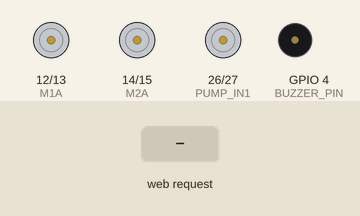
Simulated run of this sketch. Board: ESP32. On the bench: motor-driver pin pairs drawn as motors (green arrow = first pin HIGH = forward, orange = second pin HIGH = backward, longer = more drive), buzzer (waves = sounding, pin HIGH). Inputs (shaded band) come from the test bench. What the sketch prints to the serial monitor is not drawn.

Above: at 1.2 s.
1.3 s: HTTP request GET /forward received
At 1.9 s:
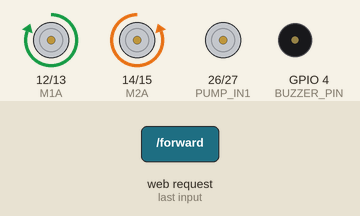
2.8 s: HTTP request GET /backward received
At 4.0 s:
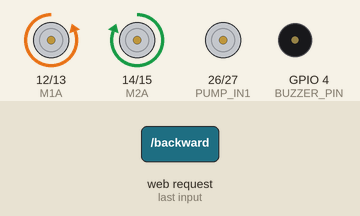
4.3 s: HTTP request GET /left received
At 5.4 s:
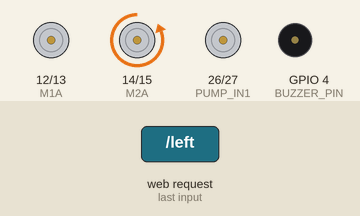
5.8 s: HTTP request GET /right received
At 6.5 s:
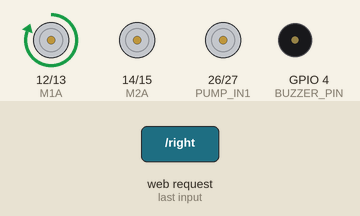
7.3 s: HTTP request GET /pump_on received
At 7.7 s:
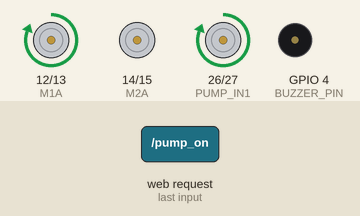
8.8 s: HTTP request GET /stop received
At 10.0 s:
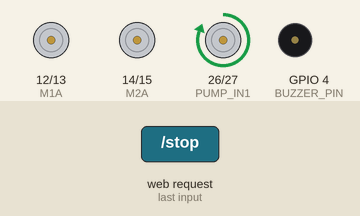
Timing chart, 0 to 11.3 s (numbered marks = the images above; inputs shaded):
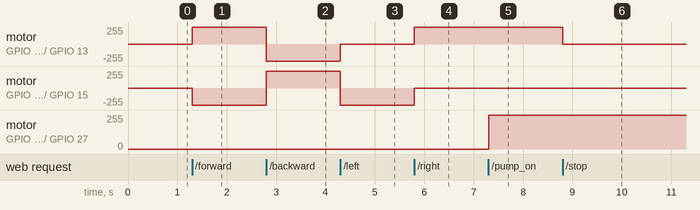

The sketch:

medbot_with_timer.ino
```cpp
#include <WiFi.h>
#include <WebServer.h>

// ================= WIFI AP =================
const char* ssid = "Enter your wifi name";
const char* password = "Enter your wifi password";

// ================= MOTOR PINS =================
#define M1A 12
#define M1B 13
#define M2A 14
#define M2B 15

// ================= PUMP (L298N) =================
#define PUMP_IN1 26
#define PUMP_IN2 27

#define BUZZER_PIN 4

WebServer server(80);

// ================= ALARM VARIABLES =================
unsigned long alarmMillis = 0;
bool alarmSet = false;
bool buzzerActive = false;
unsigned long buzzerStartTime = 0;

// ================= HTML PAGE =================
const char MAIN_page[] PROGMEM = R"rawliteral(
<!DOCTYPE html>
<html>
<head>
<meta name="viewport" content="width=device-width, initial-scale=1">
<title>Medical Robot</title>
<style>
body{
  font-family:Arial;
  background:#f4f6f8;
  display:flex;
  flex-direction:column;
  align-items:center;
}

h2,h3{margin:10px;}

.control{
  display:grid;
  grid-template-columns:80px 80px 80px;
  grid-template-rows:60px 60px 60px;
  gap:10px;
  margin:15px;
}

button{
  font-size:14px;
  border:none;
  border-radius:8px;
  color:white;
}

/* MOTOR BUTTONS */
.forward{background:#27ae60; grid-column:2; grid-row:1;}
.left{background:#2980b9; grid-column:1; grid-row:2;}
.stop{background:#c0392b; grid-column:2; grid-row:2;}
.right{background:#2980b9; grid-column:3; grid-row:2;}
.backward{background:#e67e22; grid-column:2; grid-row:3;}

/* PUMP BUTTONS (UPDATED) */
.pump-container{
  display:flex;
  gap:20px;
  margin:15px 0;
}

.pump-on,
.pump-off{
  width:170px;
  height:55px;
  font-size:17px;
}

.pump-on{background:#8e44ad;}
.pump-off{background:#7f8c8d;}

.alarm{background:#16a085;}

input{
  width:160px;
  height:40px;
  margin:6px;
  font-size:15px;
  text-align:center;
}
</style>
</head>

<body>

<h2>Medical Delivery Robot</h2>

<!-- MOTOR CONTROL -->
<div class="control">
  <button class="forward" onclick="fetch('/forward')">Forward</button>
  <button class="left" onclick="fetch('/left')">Left</button>
  <button class="stop" onclick="fetch('/stop')">Stop</button>
  <button class="right" onclick="fetch('/right')">Right</button>
  <button class="backward" onclick="fetch('/backward')">Backward</button>
</div>

<h3>Water Pump</h3>
<div class="pump-container">
  <button class="pump-on" onclick="fetch('/pump_on')">Pump ON</button>
  <button class="pump-off" onclick="fetch('/pump_off')">Pump OFF</button>
</div>

<h3>Medicine Alarm</h3>
<input type="number" id="seconds" placeholder="Seconds from now">
<br>
<button class="alarm" onclick="setAlarm()">Set Alarm</button>

<script>
function setAlarm(){
  let sec = document.getElementById("seconds").value;
  fetch('/set_alarm?sec=' + sec);
}
</script>

</body>
</html>
)rawliteral";

// ================= MOTOR CONTROL =================
void stopMotors(){
  digitalWrite(M1A, LOW); digitalWrite(M1B, LOW);
  digitalWrite(M2A, LOW); digitalWrite(M2B, LOW);
}

void forward(){
  digitalWrite(M1A, HIGH); digitalWrite(M1B, LOW);
  digitalWrite(M2A, LOW);  digitalWrite(M2B, HIGH);
}

void backward(){
  digitalWrite(M1A, LOW);  digitalWrite(M1B, HIGH);
  digitalWrite(M2A, HIGH); digitalWrite(M2B, LOW);
}

void left(){
  digitalWrite(M1A, LOW); digitalWrite(M1B, LOW);
  digitalWrite(M2A, LOW); digitalWrite(M2B, HIGH);
}

void right(){
  digitalWrite(M2A, LOW); digitalWrite(M2B, LOW);
  digitalWrite(M1A, HIGH); digitalWrite(M1B, LOW);
}

// ================= SETUP =================
void setup(){
  Serial.begin(115200);

  pinMode(M1A, OUTPUT);
  pinMode(M1B, OUTPUT);
  pinMode(M2A, OUTPUT);
  pinMode(M2B, OUTPUT);

  pinMode(PUMP_IN1, OUTPUT);
  pinMode(PUMP_IN2, OUTPUT);
  pinMode(BUZZER_PIN, OUTPUT);

  digitalWrite(PUMP_IN1, LOW);
  digitalWrite(PUMP_IN2, LOW);
  digitalWrite(BUZZER_PIN, LOW);

  stopMotors();

  WiFi.softAP(ssid, password);
  Serial.println(WiFi.softAPIP());

  server.on("/", [](){ server.send_P(200, "text/html", MAIN_page); });

  server.on("/forward", [](){ forward(); server.send(200); });
  server.on("/backward", [](){ backward(); server.send(200); });
  server.on("/left", [](){ left(); server.send(200); });
  server.on("/right", [](){ right(); server.send(200); });
  server.on("/stop", [](){ stopMotors(); server.send(200); });

  server.on("/pump_on", [](){
    digitalWrite(PUMP_IN1, HIGH);
    digitalWrite(PUMP_IN2, LOW);
    server.send(200);
  });

  server.on("/pump_off", [](){
    digitalWrite(PUMP_IN1, LOW);
    digitalWrite(PUMP_IN2, LOW);
    server.send(200);
  });

  server.on("/set_alarm", [](){
    if(server.hasArg("sec")){
      int sec = server.arg("sec").toInt();
      alarmMillis = millis() + (sec * 1000UL);
      alarmSet = true;
      server.send(200, "text/plain", "Alarm Set");
    }
  });

  server.begin();
}

// ================= LOOP =================
void loop(){
  server.handleClient();

  if(alarmSet && millis() >= alarmMillis){
    digitalWrite(BUZZER_PIN, HIGH);
    buzzerStartTime = millis();
    buzzerActive = true;
    alarmSet = false;
  }

  if(buzzerActive && millis() - buzzerStartTime >= 10000){
    digitalWrite(BUZZER_PIN, LOW);
    buzzerActive = false;
  }
}
```

Measured:
- after the input at 1.3 s, motor on GPIO 12 (M1A) / GPIO 13 (M1B): stopped → forward 255/255 at once; motor on GPIO 14 (M2A) / GPIO 15 (M2B): stopped → backward 255/255 at once
- after the input at 2.8 s, motor on GPIO 12 (M1A) / GPIO 13 (M1B): forward 255/255 → backward 255/255 at once; motor on GPIO 14 (M2A) / GPIO 15 (M2B): backward 255/255 → forward 255/255 at once
- after the input at 4.3 s, motor on GPIO 12 (M1A) / GPIO 13 (M1B): backward 255/255 → stopped at once; motor on GPIO 14 (M2A) / GPIO 15 (M2B): forward 255/255 → backward 255/255 at once
- after the input at 5.8 s, motor on GPIO 12 (M1A) / GPIO 13 (M1B): stopped → forward 255/255 at once; motor on GPIO 14 (M2A) / GPIO 15 (M2B): backward 255/255 → stopped at once
- after the input at 7.3 s, motor on GPIO 26 (PUMP_IN1) / GPIO 27 (PUMP_IN2): stopped → forward 255/255 at once
- after the input at 8.8 s, motor on GPIO 12 (M1A) / GPIO 13 (M1B): forward 255/255 → stopped at once
